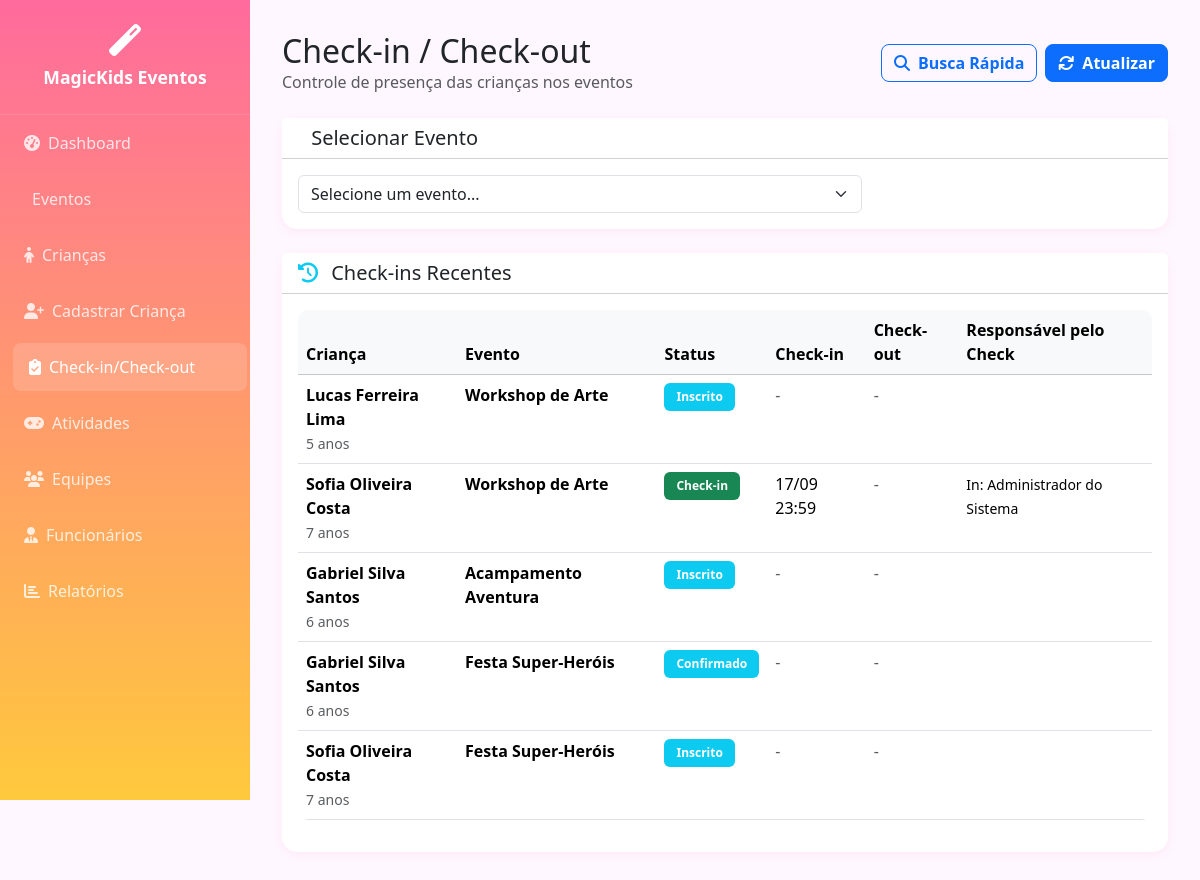
The page /checkin.php (signed in) on the database its author committed.
### tables this page shows
CREATE TABLE IF NOT EXISTS `evento_criancas` (
  `id` int(11) NOT NULL AUTO_INCREMENT,
  `evento_id` int(11) NOT NULL,
  `crianca_id` int(11) NOT NULL,
  `status_participacao` enum('Inscrito','Confirmado','Check-in','Check-out','Cancelado') DEFAULT 'Inscrito',
  `data_inscricao` timestamp NOT NULL DEFAULT current_timestamp(),
  `data_checkin` timestamp NULL DEFAULT NULL,
  `data_checkout` timestamp NULL DEFAULT NULL,
  `observacoes` text DEFAULT NULL,
  `usuario_checkin` int(11) DEFAULT NULL,
  `usuario_checkout` int(11) DEFAULT NULL,
  PRIMARY KEY (`id`),
  UNIQUE KEY `unique_evento_crianca` (`evento_id`,`crianca_id`),
  KEY `evento_id` (`evento_id`),
  KEY `crianca_id` (`crianca_id`),
  KEY `usuario_checkin` (`usuario_checkin`),
  KEY `usuario_checkout` (`usuario_checkout`),
  CONSTRAINT `evento_criancas_checkin_fk` FOREIGN KEY (`usuario_checkin`) REFERENCES `usuarios` (`id`),
  CONSTRAINT `evento_criancas_checkout_fk` FOREIGN KEY (`usuario_checkout`) REFERENCES `usuarios` (`id`),
  CONSTRAINT `evento_criancas_crianca_fk` FOREIGN KEY (`crianca_id`) REFERENCES `criancas_cadastro` (`id`) ON DELETE CASCADE,
  CONSTRAINT `evento_criancas_evento_fk` FOREIGN KEY (`evento_id`) REFERENCES `eventos` (`id`) ON DELETE CASCADE
);

CREATE TABLE IF NOT EXISTS `criancas_cadastro` (
  `id` int(11) NOT NULL AUTO_INCREMENT,
  `nome_completo` varchar(255) NOT NULL,
  `data_nascimento` date NOT NULL,
  `idade` int(3) NOT NULL,
  `sexo` enum('Masculino','Feminino') NOT NULL,
  `alergia_alimentos` text DEFAULT NULL,
  `alergia_medicamentos` text DEFAULT NULL,
  `restricoes_alimentares` text DEFAULT NULL,
  `observacoes_saude` text DEFAULT NULL,
  `nome_responsavel` varchar(255) NOT NULL,
  `grau_parentesco` varchar(50) NOT NULL,
  `telefone_principal` varchar(20) NOT NULL,
  `telefone_alternativo` varchar(20) DEFAULT NULL,
  `endereco_completo` text NOT NULL,
  `documento_rg_cpf` varchar(20) NOT NULL,
  `email_responsavel` varchar(255) DEFAULT NULL,
  `nome_emergencia` varchar(255) NOT NULL,
  `telefone_emergencia` varchar(20) NOT NULL,
  `grau_parentesco_emergencia` varchar(50) NOT NULL,
  `autorizacao_retirada` enum('Sim','Não') NOT NULL DEFAULT 'Não',
  `data_cadastro` timestamp NOT NULL DEFAULT current_timestamp(),
  `data_atualizacao` timestamp NOT NULL DEFAULT current_timestamp() ON UPDATE current_timestamp(),
  `ativo` tinyint(1) DEFAULT 1,
  PRIMARY KEY (`id`),
  KEY `idx_nome` (`nome_completo`),
  KEY `idx_idade` (`idade`),
  KEY `idx_data_nascimento` (`data_nascimento`)
);

CREATE TABLE IF NOT EXISTS `eventos` (
  `id` int(11) NOT NULL AUTO_INCREMENT,
  `nome` varchar(255) NOT NULL,
  `tipo_evento` enum('Festa Infantil','Aniversário','Workshop','Acampamento','Gincana','Show Infantil','Outro') DEFAULT 'Festa Infantil',
  `faixa_etaria_min` int(3) DEFAULT 3,
  `faixa_etaria_max` int(3) DEFAULT 12,
  `capacidade_maxima` int(4) DEFAULT 50,
  `local_evento` text DEFAULT NULL,
  `duracao_horas` decimal(3,1) DEFAULT 4.0,
  `descricao` text DEFAULT NULL,
  `data_inicio` date DEFAULT NULL,
  `data_fim_evento` date DEFAULT NULL,
  `status` enum('planejado','em_andamento','concluido','cancelado') DEFAULT 'planejado',
  `coordenador_id` int(11) DEFAULT NULL,
  `data_criacao` timestamp NOT NULL DEFAULT current_timestamp(),
  `data_atualizacao` timestamp NOT NULL DEFAULT current_timestamp() ON UPDATE current_timestamp(),
  PRIMARY KEY (`id`),
  KEY `gerente_id` (`coordenador_id`),
  CONSTRAINT `eventos_ibfk_1` FOREIGN KEY (`coordenador_id`) REFERENCES `usuarios` (`id`)
);

CREATE TABLE IF NOT EXISTS `usuarios` (
  `id` int(11) NOT NULL AUTO_INCREMENT,
  `nome_completo` varchar(255) NOT NULL,
  `cpf` varchar(14) NOT NULL,
  `email` varchar(255) NOT NULL,
  `cargo` varchar(100) DEFAULT NULL,
  `login` varchar(50) NOT NULL,
  `senha` varchar(255) NOT NULL,
  `perfil` enum('administrador','coordenador','animador','monitor','auxiliar') NOT NULL,
  `data_criacao` timestamp NOT NULL DEFAULT current_timestamp(),
  `data_atualizacao` timestamp NOT NULL DEFAULT current_timestamp() ON UPDATE current_timestamp(),
  PRIMARY KEY (`id`),
  UNIQUE KEY `cpf` (`cpf`),
  UNIQUE KEY `email` (`email`),
  UNIQUE KEY `login` (`login`)
);

### checkin.php (the view, shortened to what the rows shown need)
<?php
require_once 'controllers/CriancasController.php';
$criancasController = new CriancasController();
$evento_id = $_GET['evento'] ?? '';
$criancasEvento = [];
$checkins_recentes = $criancasController->getCriancasCheckin();
?>
<!DOCTYPE html>
<html lang="pt-BR">
<head>
    <link href="https://cdnjs.cloudflare.com/ajax/libs/bootstrap/5.3.2/css/bootstrap.min.css" rel="stylesheet">
    <link href="https://cdnjs.cloudflare.com/ajax/libs/font-awesome/6.4.0/css/all.min.css" rel="stylesheet">
</head>
<body>
    <main class="main-content">
        <div class="d-flex justify-content-between align-items-center mb-4">
            <div>
                <h2 class="mb-0">Check-in / Check-out</h2>
            </div>
        </div>
        <?php if ($evento_id && !empty($criancasEvento)): ?>
        <div class="card">
            <div class="card-header bg-white">
                <h5 class="card-title mb-0">
                    <i class="fas fa-child me-2 text-success"></i>
                    Crianças do Evento
                </h5>
            </div>
            <div class="card-body">
                <div class="row">
                    <?php foreach ($criancasEvento as $crianca): ?>
                    <div class="col-lg-6 col-xl-4 mb-3">
                        <div class="card crianca-card <?php echo strtolower(str_replace('-', '', $crianca['status_participacao'])); ?>">
                            <div class="card-body p-3">
                                <div class="d-flex align-items-start">
                                    <div class="crianca-avatar">
                                        <?php echo strtoupper(substr($crianca['nome_completo'], 0, 2)); ?>
                                    </div>
                                    <div class="flex-grow-1">
                                        <div class="d-flex justify-content-between align-items-start mb-2">
                                            <div>
                                                <h6 class="mb-1"><?php echo htmlspecialchars($crianca['nome_completo']); ?></h6>
                                                <small class="text-muted">
                                                    <?php echo $crianca['idade']; ?> anos •
                                                    <?php echo htmlspecialchars($crianca['nome_responsavel']); ?>
                                                </small>
                                            </div>
                                            <span class="badge status-badge bg-<?php
                                                echo $crianca['status_participacao'] === 'Check-in' ? 'success' :
                                                    ($crianca['status_participacao'] === 'Check-out' ? 'warning' :
                                                    ($crianca['status_participacao'] === 'Confirmado' ? 'info' : 'secondary'));
                                            ?>">
                                                <?php echo $crianca['status_participacao']; ?>
                                            </span>
                                        </div>
                                        <div class="mb-2">
                                            <small class="text-muted">
                                                <i class="fas fa-phone me-1"></i>
                                                <?php echo htmlspecialchars($crianca['telefone_principal']); ?>
                                            </small>
                                        </div>
                                        <?php if (!empty($crianca['alergia_alimentos']) || !empty($crianca['alergia_medicamentos'])): ?>
                                        <div class="mb-2">
                                            <?php if (!empty($crianca['alergia_alimentos'])): ?>
                                            <span class="alergia-alert">
                                                <i class="fas fa-utensils me-1"></i>
                                                <?php echo htmlspecialchars($crianca['alergia_alimentos']); ?>
                                            </span>
                                            <?php endif; ?>
                                            <?php if (!empty($crianca['alergia_medicamentos'])): ?>
                                            <span class="alergia-alert">
                                                <i class="fas fa-pills me-1"></i>
                                                <?php echo htmlspecialchars($crianca['alergia_medicamentos']); ?>
                                            </span>
                                            <?php endif; ?>
                                        </div>
                                        <?php endif; ?>
                                        <?php if ($crianca['data_checkin']): ?>
                                        <small class="text-muted d-block">
                                            <i class="fas fa-sign-in-alt me-1"></i>
                                            Check-in: <?php echo date('H:i', strtotime($crianca['data_checkin'])); ?>
                                            <?php if ($crianca['usuario_checkin_nome']): ?>
                                            por <?php echo htmlspecialchars($crianca['usuario_checkin_nome']); ?>
                                            <?php endif; ?>
                                        </small>
                                        <?php endif; ?>
                                        <?php if ($crianca['data_checkout']): ?>
                                        <small class="text-muted d-block">
                                            <i class="fas fa-sign-out-alt me-1"></i>
                                            Check-out: <?php echo date('H:i', strtotime($crianca['data_checkout'])); ?>
                                            <?php if ($crianca['usuario_checkout_nome']): ?>
                                            por <?php echo htmlspecialchars($crianca['usuario_checkout_nome']); ?>
                                            <?php endif; ?>
                                        </small>
                                        <?php endif; ?>
                                        <div class="mt-3 d-flex gap-2">
                                            <?php if ($crianca['status_participacao'] !== 'Check-in' && $crianca['status_participacao'] !== 'Check-out'): ?>
                                            <button type="button" class="btn btn-success btn-sm flex-grow-1"
                                                    onclick="realizarCheckin(<?php echo $evento_id; ?>, <?php echo $crianca['crianca_id']; ?>, '<?php echo htmlspecialchars($crianca['nome_completo']); ?>')">
                                                <i class="fas fa-sign-in-alt me-1"></i>Check-in
                                            </button>
                                            <?php elseif ($crianca['status_participacao'] === 'Check-in'): ?>
                                            <button type="button" class="btn btn-warning btn-sm flex-grow-1"
                                                    onclick="realizarCheckout(<?php echo $evento_id; ?>, <?php echo $crianca['crianca_id']; ?>, '<?php echo htmlspecialchars($crianca['nome_completo']); ?>')">
                                                <i class="fas fa-sign-out-alt me-1"></i>Check-out
                                            </button>
                                            <?php else: ?>
                                            <span class="badge bg-secondary">Finalizado</span>
                                            <?php endif; ?>
                                            <button type="button" class="btn btn-outline-info btn-sm"
                                                    onclick="verDetalhes(<?php echo htmlspecialchars(json_encode($crianca)); ?>)">
                                                <i class="fas fa-eye"></i>
                                            </button>
                                        </div>
                                    </div>
                                </div>
                            </div>
                        </div>
                    </div>
                    <?php endforeach; ?>
                </div>
            </div>
        </div>
        <?php else: ?>
        <div class="card">
            <div class="card-body">
                <?php if (empty($checkins_recentes)): ?>
                    <div class="text-center py-4">
                        <i class="fas fa-clipboard-list fa-3x text-muted mb-3"></i>
                        <p class="text-muted">Nenhum check-in registrado recentemente</p>
                    </div>
                <?php else: ?>
                    <div class="table-responsive">
                        <table class="table table-hover">
                            <thead class="table-light">
                                <tr>
                                    <th>Criança</th>
                                    <th>Evento</th>
                                    <th>Status</th>
                                    <th>Check-in</th>
                                    <th>Check-out</th>
                                    <th>Responsável pelo Check</th>
                                </tr>
                            </thead>
                            <tbody>
                                <?php foreach (array_slice($checkins_recentes, 0, 20) as $checkin): ?>
                                <tr>
                                    <td>
                                        <strong><?php echo htmlspecialchars($checkin['nome_completo']); ?></strong><br>
                                        <small class="text-muted"><?php echo $checkin['idade']; ?> anos</small>
                                    </td>
                                    <td>
                                        <strong><?php echo htmlspecialchars($checkin['evento_nome']); ?></strong>
                                    </td>
                                    <td>
                                        <span class="badge bg-<?php
                                            echo $checkin['status_participacao'] === 'Check-in' ? 'success' :
                                                ($checkin['status_participacao'] === 'Check-out' ? 'warning' : 'info');
                                        ?>">
                                            <?php echo $checkin['status_participacao']; ?>
                                        </span>
                                    </td>
                                    <td>
                                        <?php if ($checkin['data_checkin']): ?>
                                            <?php echo date('d/m H:i', strtotime($checkin['data_checkin'])); ?>
                                        <?php else: ?>
                                            <span class="text-muted">-</span>
                                        <?php endif; ?>
                                    </td>
                                    <td>
                                        <?php if ($checkin['data_checkout']): ?>
                                            <?php echo date('d/m H:i', strtotime($checkin['data_checkout'])); ?>
                                        <?php else: ?>
                                            <span class="text-muted">-</span>
                                        <?php endif; ?>
                                    </td>
                                    <td>
                                        <small>
                                            <?php if ($checkin['usuario_checkin_nome']): ?>
                                                In: <?php echo htmlspecialchars($checkin['usuario_checkin_nome']); ?>
                                            <?php endif; ?>
                                        </small>
                                    </td>
                                </tr>
                                <?php endforeach; ?>
                            </tbody>
                        </table>
                    </div>
                <?php endif; ?>
            </div>
        </div>
        <?php endif; ?>
    </main>
</body>
</html>

### rows shown on the page
evento_criancas: crianca.nome_completo "Lucas Ferreira Lima", crianca.idade "5", evento.nome "Workshop de Arte", status_participacao "Inscrito"
evento_criancas: crianca.nome_completo "Sofia Oliveira Costa", crianca.idade "7", evento.nome "Workshop de Arte", status_participacao "Check-in", data_checkin "17/09 23:59", usuario_checkin.nome_completo "Administrador do Sistema"
evento_criancas: crianca.nome_completo "Gabriel Silva Santos", crianca.idade "6", evento.nome "Acampamento Aventura", status_participacao "Inscrito"
evento_criancas: crianca.nome_completo "Gabriel Silva Santos", crianca.idade "6", evento.nome "Festa Super-Heróis", status_participacao "Confirmado"
evento_criancas: crianca.nome_completo "Sofia Oliveira Costa", crianca.idade "7", evento.nome "Festa Super-Heróis", status_participacao "Inscrito"
